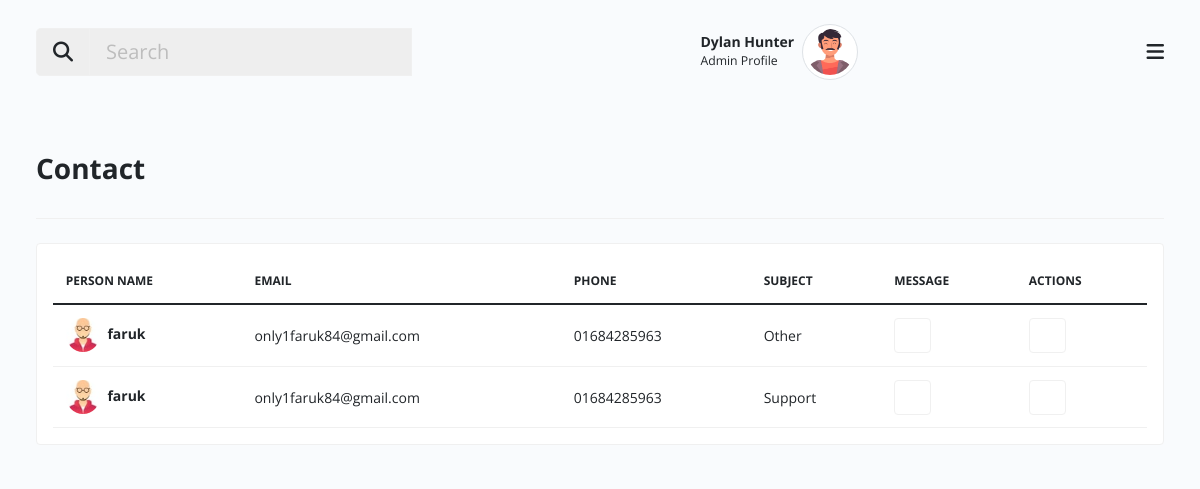
The page /admin/contacts_view.php (signed in) on the database its author committed.
### tables this page shows
CREATE TABLE `_users` (
  `id` int(11) NOT NULL,
  `first_name` varchar(25) NOT NULL,
  `last_name` varchar(25) NOT NULL,
  `email` varchar(50) NOT NULL,
  `password` varchar(25) NOT NULL,
  `date` datetime NOT NULL
);

CREATE TABLE `_contactpage` (
  `cid` int(11) NOT NULL,
  `cname` varchar(25) NOT NULL,
  `cemail` varchar(25) NOT NULL,
  `cnumber` varchar(14) NOT NULL,
  `csubject` varchar(25) NOT NULL,
  `ctext` text NOT NULL,
  `cstatus` varchar(25) NOT NULL
);

### admin/contacts_view.php (the view, shortened to what this page needs)
<?php
require_once('_header.php');
require_once('_sidebar.php');
require_once('_bodyheader.php');
?>
<div class="body d-flex py-lg-3 py-md-2">
    <div class="container-xxl">
        <div class="row align-items-center">
            <div class="border-0 mb-4">
                <div
                    class="card-header py-3 no-bg bg-transparent d-flex align-items-center px-0 justify-content-between border-bottom flex-wrap">
                    <h3 class="fw-bold py-3 mb-0">Contact</h3>
                </div>
            </div>
        </div>
        <div class="tab-content">
            <div class="tab-pane fade show active" id="list-view">
                <div class="row clearfix g-3">
                    <div class="col-lg-12">
                        <div class="card mb-3">
                            <div class="card-body">
                                <table id="myProjectTable" class="table table-hover align-middle mb-0"
                                    style="width:100%">
                                    <thead>
                                        <tr>
                                            <th>Person Name</th>
                                            <th>Email</th>
                                            <th>Phone</th>
                                            <th>Subject</th>
                                            <th>Message</th>
                                            <th>Actions</th>
                                        </tr>
                                    </thead>
                                    <tbody>
                                        <?php
                                            require_once('_dbconnection.php');
                                            $sql_contacts = mysqli_query($conn, "SELECT * FROM _contactpage WHERE cstatus='Pending'");
                                            $numcontacts = mysqli_num_rows($sql_contacts);
                                            if($numcontacts > 0){
                                                while($c_row = mysqli_fetch_assoc($sql_contacts) ){
                                        ?>
                                        <tr>
                                        <td>
                                            <img class="avatar rounded-circle" src="assets/images/xs/avatar1.jpg"
                                                alt="">
                                            <span class="fw-bold ms-1"><?php echo $c_row['cname']; ?></span>
                                        </td>
                                        <td>
                                            <?php echo $c_row['cemail']; ?>
                                        </td>
                                        <td><?php echo $c_row['cnumber']; ?></td>
                                        <td><?php echo $c_row['csubject']; ?></td>
                                        <td>
                                            <div class="btn-group" role="group" aria-label="Basic outlined example">
                                                <button type="button" class="btn btn-outline-secondary"
                                                    data-bs-toggle="modal"
                                                    data-bs-target="#message<?php echo $c_row['cid'] ?>"><i
                                                        class="icofont-ui-message text-success"></i></button>
                                            </div>
                                        </td>
                                        <td>
                                            <div class="btn-group" role="group" aria-label="Basic outlined example">
                                                    <form class="p-0 m-0" action="contact_server.php" method="POST">
                                                <button type="submit" class="btn btn-outline-secondary deleterow"><i
                                                        class="icofont-ui-delete text-danger"></i></button></form>
                                            </div>
                                        </td>
                                        </tr>
                                        <?php
                                                }
                                            }else{
                                                echo "<tr><td colspan='6' style='text-align:center;'>No Data Found</td></tr>";
                                            }
                                        ?>
                                    </tbody>
                                </table>
                            </div>
                        </div>
                    </div>
                </div>
            </div>
        </div>
    </div>
</div>
<?php
require_once('_footer.php');
?>

### admin/_bodyheader.php (shortened to what this page needs)
<div class="main px-lg-4 px-md-4">
    <div class="header">
        <nav class="navbar py-4">
            <div class="container-xxl">
                <?php
                        require('_dbconnection.php');
                        $sql = "SELECT * FROM _users";
                        $result = mysqli_query($conn, $sql);
                        $row = mysqli_fetch_assoc($result);
                        $user_fname =  "".$row['first_name']." ".$row['last_name']."";
                        ?>
                <div class="h-right d-flex align-items-center mr-5 mr-lg-0 order-1">
                    <div class="dropdown user-profile ml-2 ml-sm-3 d-flex align-items-center zindex-popover">
                        <div class="u-info me-2">
                            <p class="mb-0 text-end line-height-sm "><span class="font-weight-bold"><?php echo $user_fname; ?></span></p>
                            <small>Admin Profile</small>
                        </div>
                        <a class="nav-link dropdown-toggle pulse p-0" href="#" role="button" data-bs-toggle="dropdown" data-bs-display="static">
                            <img class="avatar lg rounded-circle img-thumbnail" src="assets/images/profile_av.png" alt="profile">
                        </a>
                    </div>
                </div>
                <button class="navbar-toggler p-0 border-0 menu-toggle order-3" type="button" data-bs-toggle="collapse" data-bs-target="#mainHeader">
                    <span class="fa fa-bars"></span>
                </button>
                <div class="order-0 col-lg-4 col-md-4 col-sm-12 col-12 mb-3 mb-md-0 ">
                    <div class="input-group flex-nowrap input-group-lg">
                        <button type="button" class="input-group-text" id="addon-wrapping"><i class="fa fa-search"></i></button>
                        <input type="search" class="form-control" placeholder="Search" aria-label="search" aria-describedby="addon-wrapping">
                    </div>
                </div>
            </div>
        </nav>
    </div>

### rows shown on the page
_users: user_fname "Dylan Hunter"
_contactpage: cname "faruk", cemail "only1faruk84@gmail.com", cnumber "01684285963", csubject "Other"
_contactpage: cname "faruk", cemail "only1faruk84@gmail.com", cnumber "01684285963", csubject "Support"
